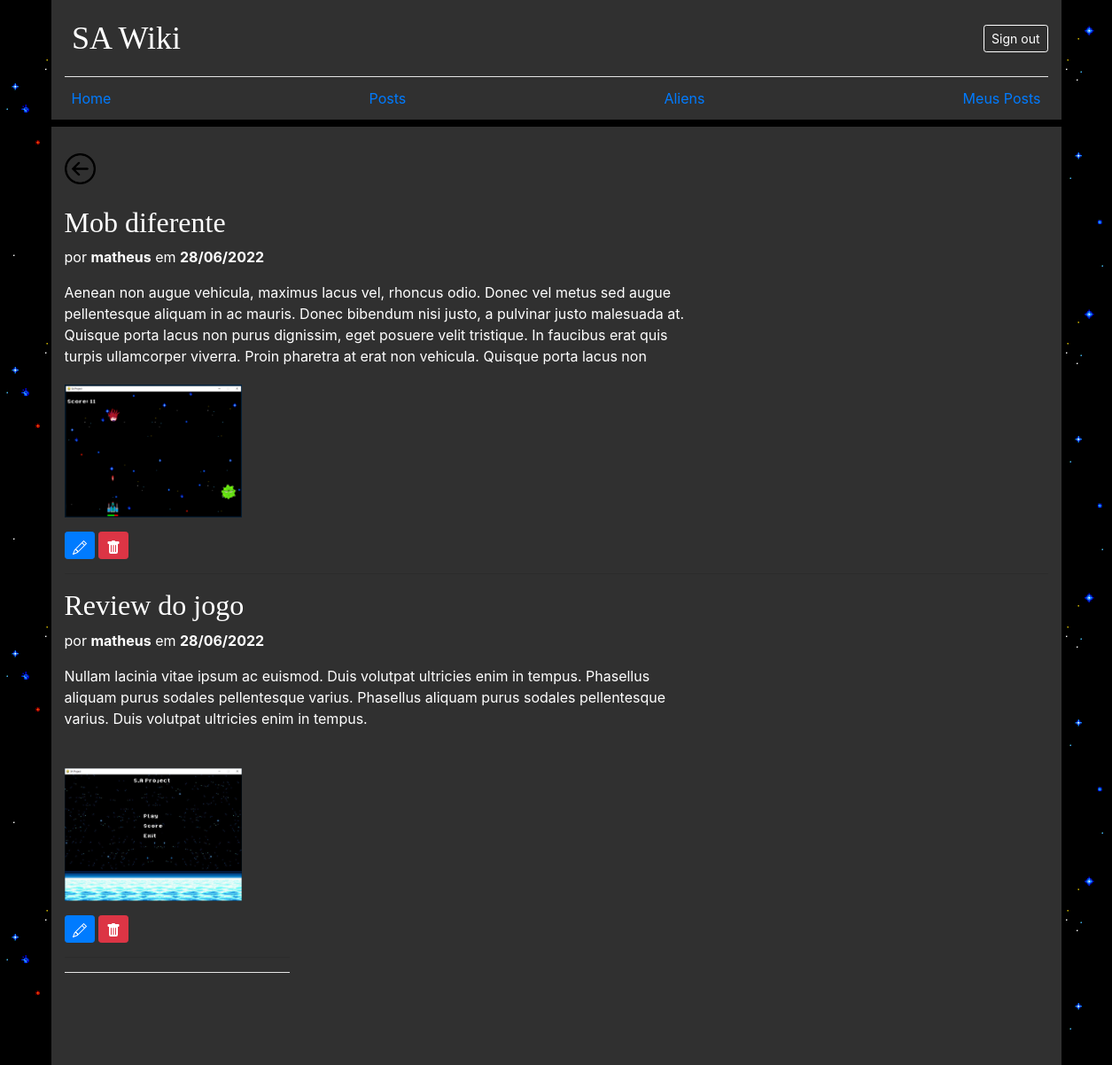
The app's page /projeto_10/adm/gerenciar_posts.php?id=31 (signed in) with its own data.
### tables this page shows
CREATE TABLE `posts` (
  `id` int(11) NOT NULL,
  `autor` varchar(100) NOT NULL,
  `nome` varchar(150) NOT NULL,
  `descricao` varchar(500) NOT NULL,
  `imagem` varchar(500) NOT NULL,
  `usuario_id` int(11) NOT NULL,
  `created` datetime NOT NULL,
  `modified` datetime DEFAULT NULL
);

### projeto_10/adm/gerenciar_posts.php (the view, shortened to what this page needs)
<?php
include_once '../config/conexao.php';
?>
<!doctype html>
<html lang="pt-br">
  <head>
    <link href="../bootstrap/bootstrap.min.css" rel="stylesheet">
    <link href="../css/dashboard.css" rel="stylesheet">
</head>
<body>
    <div class="container">
      <header class="blog-header lh-1 py-3">
        <div class="row flex-nowrap justify-content-between align-items-center">
          <div class="col-4 text-center">
              <a class="blog-header-logo text-white" href="../dashboard.php">SA Wiki</a>
          </div>
          <div class="col-4 d-flex justify-content-end align-items-center">
            <a class="btn btn-sm btn-outline-secondary border-white text-white" href="Includes/SessionStart.php">Sign out</a>
          </div>
        </div>
      </header>
      <div class="nav-scroller py-1 mb-2">
        <nav class="nav d-flex justify-content-between">
          <a class="p-2 link-secondary" href="../dashboard.php">Home</a>
          <a class="p-2 link-secondary" href="../posts.php">Posts</a>
          <a class="p-2 link-secondary" href="../aliens.php">Aliens</a>
          <a class="p-2 link-secondary" href="../meus_posts.php">Meus Posts</a>
        </nav>
      </div>
    </div>
    <main class="container">
    <div style="padding-right: 1200px; padding-top: 30px">
        <a href="../config/mostrar_usuarios.php"><img src="../img/93634.png" width="35" height="35" alt="alt"/></a>
    </div>
    <br>
    <?php
        $id = $_GET['id'];
        $query_posts = "SELECT id, autor, nome, descricao, imagem, created FROM posts WHERE usuario_id = $id ORDER BY created DESC";
        $result_posts = $conn -> prepare($query_posts);
        $result_posts ->execute();
        if(($result_posts) AND ($result_posts->rowCount() != 0)){
        while($row_posts = $result_posts->fetch(PDO::FETCH_ASSOC)){
    ?>
    <h2><?php echo $row_posts['nome']?></h2>
    <p>
        por <b><?php echo $row_posts['autor']; ?></b>
        em <b><?php echo date('d/m/Y', strtotime($row_posts['created'])) ?></b>
    </p>
    <p style="overflow: auto; height:100px; width:700px; word-wrap:normal; word-wrap:break-word;">
        <?php echo $row_posts['descricao'];?>
    </p>
    <p>
        <img height="150" src="../imagem/<?php echo $row_posts['id'] ?>/<?php echo $row_posts['imagem'];?>" alt=""><br>
    </p>
    <p>
        <a class="btn btn-sm btn-primary" href="../adm/edit_post_adm.php?id=<?php echo $row_posts['id']; ?>"></a>
        <a class="btn btn-sm btn-danger" href="../valida/valida_excluir_adm.php?id=<?php echo $row_posts['id']; ?>">
        </a>
    </p>
    <hr>
    <?php
        }
       }
    else{
        echo "<p style='color:red'>Nenhum post deste usuário foi encontrado!</p>";
    }
    ?>
    <footer class="blog-footer">
      <p>
        <a href="#">Voltar para o topo</a>
      </p>
    </footer>
    </main>
</body>
</html>

### projeto_10/css/dashboard.css (style rules this page uses)
.blog-header { border-bottom: 1px solid #e5e5e5; }
.blog-header-logo { font-family: "Playfair Display", Georgia, "Times New Roman", serif; font-size: 2.25rem; padding-right: 210px; }
h1, h2, h3, h4, h5, h6 { color: #fff; font-family: "Playfair Display", Georgia, "Times New Roman", serif; }
body { background-image: url(fundogif.gif); background-color: #202020; }
p { color: #fff; }
.container { background-color: #303030; }
.blog-footer { padding: 2.5rem 0; color: #303030; text-align: center; background-color: #303030; border-top: .05rem solid #e5e5e5; }
.blog-footer p:last-child { margin-bottom: 0; }

### records on screen
posts: nome "Mob diferente", autor "matheus", created "28/06/2022", descricao "Aenean non augue vehicula, maximus lacus vel, rhoncus odio. Donec vel metus sed augue pellentesque aliquam in ac mauris. Donec bibendum nisi justo, a pulvinar justo malesuada at. Quisque porta lacus non purus dignissim, eget posuere velit tristique. In faucibus erat quis turpis ullamcorper viverra. Proin pharetra at erat non vehicula. Quisque porta lacus non…", imagem (picture)
posts: nome "Review do jogo", autor "matheus", created "28/06/2022", descricao "Nullam lacinia vitae ipsum ac euismod. Duis volutpat ultricies enim in tempus. Phasellus aliquam purus sodales pellentesque varius. Phasellus aliquam purus sodales pellentesque varius. Duis volutpat ultricies enim in tempus.", imagem (picture)
